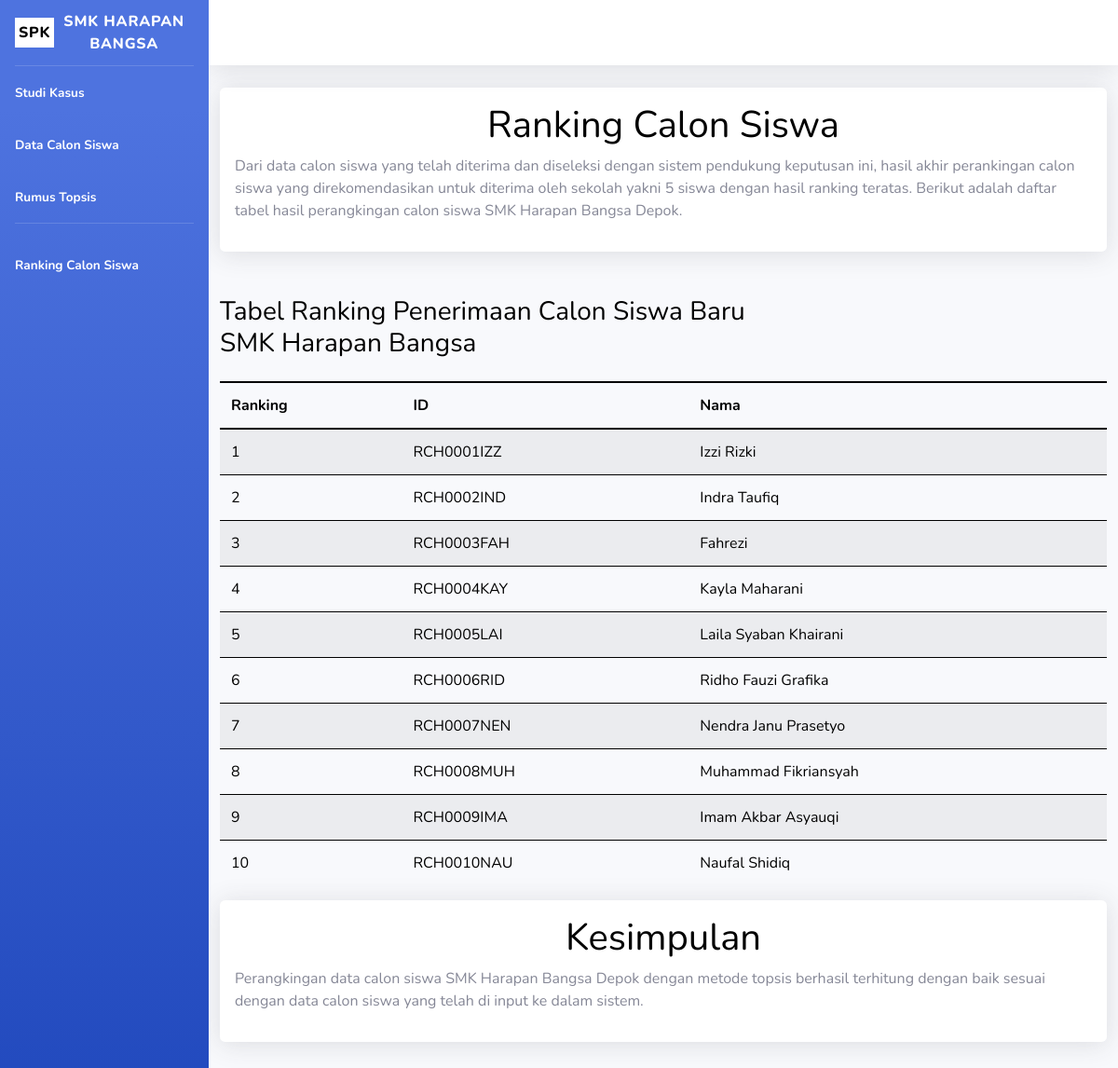
/ranking.php, run on the app's committed database.
### tables this page shows
CREATE TABLE `ranking_casis` (
  `id` varchar(10) NOT NULL,
  `nama` varchar(255) NOT NULL,
  `score` float NOT NULL
);

### ranking.php (the view, shortened to what this page needs)
<!DOCTYPE html>
<html lang="en">
<head>
    <link href="vendor/fontawesome-free/css/all.min.css" rel="stylesheet" type="text/css">
    <link href="css/sb-admin-2.min.css" rel="stylesheet">
    <link href="css/style.css" rel="stylesheet">
</head>
<body id="page-top">
    <div id="wrapper">
        <ul class="navbar-nav bg-gradient-primary sidebar sidebar-dark accordion" id="accordionSidebar">
            <a class="sidebar-brand d-flex align-items-center justify-content-center" href="index.php">
                <div class="bg-white p-1" style="color:black">SPK</div>
                <div class="sidebar-brand-text mx-1">SMK Harapan Bangsa</div>
            </a>
            <hr class="sidebar-divider my-0">
            <li class="nav-item active">
                <a class="nav-link" href="index.php">
                    <span>Studi Kasus</span></a>
            </li>
            <li class="nav-item active">
                <a class="nav-link" href="calon_siswa.php">
                    <span>Data Calon Siswa</span></a>
            </li>
            <li class="nav-item active">
                <a class="nav-link" href="rumus/normalisasi.php">
                    <span>Rumus Topsis</span></a>
            </li>
            <hr class="sidebar-divider">
            <li class="nav-item active">
                <a class="nav-link" href="ranking.php">
                    <span>Ranking Calon Siswa</span></a>
            </li>
        </ul>
        <div id="content-wrapper" class="d-flex flex-column">
            <div id="content">
                <nav class="navbar navbar-expand navbar-light bg-white topbar mb-4 static-top shadow">
                </nav>
                <div class="container-fluid">
                    <div class="row">
                        <div id="ranking-wrapper" class="shadow p-3 mb-5 bg-white rounded" style="background-color: grey;">
                            <h1 style="text-align: center; color:black;">Ranking Calon Siswa</h1>
                            <p>Dari data calon siswa yang telah diterima dan diseleksi dengan sistem pendukung keputusan ini, hasil akhir perankingan
                                calon siswa yang direkomendasikan untuk diterima oleh sekolah yakni 5 siswa dengan hasil ranking teratas.
                                Berikut adalah daftar tabel hasil perangkingan calon siswa SMK Harapan Bangsa Depok.</p>
                        </div>
                        <div class="d-sm-flex mb-4">
                            <h1 class="h3 mb-0 text-gray-800">Tabel Ranking Penerimaan Calon Siswa Baru<br>
                                SMK Harapan Bangsa</h1>
                        </div>
                        <table class="table table-striped p-5">
                            <thead>
                                <tr>
                                    <th scope="col">Ranking</th>
                                    <th scope="col">ID</th>
                                    <th scope="col">Nama</th>
                                </tr>
                            </thead>
                            <tbody>
                                <?php
                                include("connection.php");
                                $query = "SELECT * FROM ranking_casis";
                                $hasil = mysqli_query($con, $query);
                                $i = 1;
                                if (mysqli_num_rows($hasil) > 0) {
                                    while ($row = mysqli_fetch_array($hasil)) {
                                        $id = $row['id'];
                                        $nama = $row['nama'];
                                        echo "<tr><td>" . $i++ . "</td>";
                                        echo "<td>" . $id  . "</td>";
                                        echo "<td>" . $nama . "</td>";
                                    }
                                } else {
                                    echo 'No matching rows found';
                                }
                                ?>
                            </tbody>
                        </table>
                        <div id="ranking-wrapper" class="shadow p-3 mb-5 bg-white rounded" style="background-color: grey;">
                            <h1 style="text-align: center; color:black;">Kesimpulan</h1>
                            <p>Perangkingan data calon siswa SMK Harapan Bangsa Depok dengan metode
                                topsis berhasil terhitung dengan baik sesuai dengan data calon siswa
                                yang telah di input ke dalam sistem.
                            </p>
                        </div>
                    </div>
                </div>
            </div>
        </div>
</body>
</html>

### ranking.php (style rules this page uses)
.table thead th { vertical-align: bottom; border-bottom: 2px solid #000; color: black; border-top: 2px solid #000; }
.table td, .table th { padding: .75rem; vertical-align: top; border-top: 1px solid #000; color: black; }
.text-gray-800 { color: #000 !important; }

### data on the page
ranking_casis: id "RCH0001IZZ", nama "Izzi Rizki"
ranking_casis: id "RCH0002IND", nama "Indra Taufiq"
ranking_casis: id "RCH0003FAH", nama "Fahrezi"
ranking_casis: id "RCH0004KAY", nama "Kayla Maharani"
ranking_casis: id "RCH0005LAI", nama "Laila Syaban Khairani"
ranking_casis: id "RCH0006RID", nama "Ridho Fauzi Grafika"
ranking_casis: id "RCH0007NEN", nama "Nendra Janu Prasetyo"
ranking_casis: id "RCH0008MUH", nama "Muhammad Fikriansyah"
ranking_casis: id "RCH0009IMA", nama "Imam Akbar Asyauqi"
ranking_casis: id "RCH0010NAU", nama "Naufal Shidiq"
